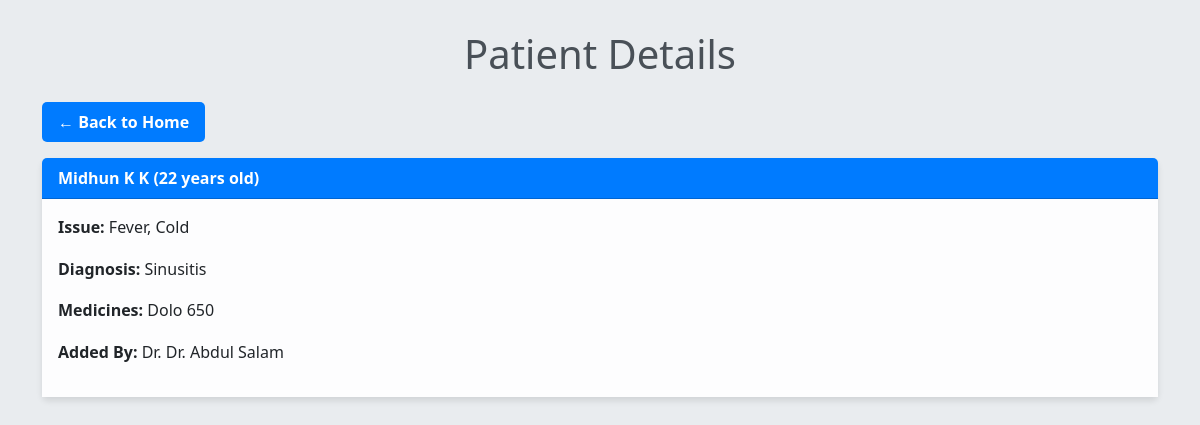
The app's page /doctor/patients/ with its own data.
### doctorapp/models.py (models this page shows, shortened)
class PatientDetails(models.Model):
    patient_name = models.CharField(max_length=255)
    age = models.PositiveIntegerField()
    issue = models.TextField()
    diagnosis = models.TextField()
    medicines = models.TextField()
    added_by = models.ForeignKey('adminapp.Doctor', on_delete=models.CASCADE)  # Reference to the logged-in doctor

### adminapp/models.py (models this page shows)
class Doctor(models.Model):
    name = models.CharField(max_length=100)
    email = models.EmailField(unique=True)
    phone_number = models.CharField(max_length=15)
    specialization = models.CharField(max_length=100)
    profile_image = models.ImageField(upload_to='doctor_images/', null=True, blank=True)
    password = models.CharField(max_length=128)  # Use 128 for compatibility with hashed passwords
    def __str__(self):
        return self.name

### doctorapp/views.py (the view)
# urls.py: path('patients/', views.patient_list_view, name='patient_list'),
def patient_list_view(request):
    patients = PatientDetails.objects.all()
    return render(request, 'doctor/patient_list.html', {'patients': patients})

### templates/doctor/patient_list.html (shortened to what this page needs)
<!DOCTYPE html>
<html lang="en">
<head>
    <link rel="stylesheet" href="https://cdnjs.cloudflare.com/ajax/libs/bootstrap/5.3.0/css/bootstrap.min.css">
</head>
<body>
    <div class="container">
        <h1 class="text-center mb-4">Patient Details</h1>
        <a href="{% url 'doctorview' %}" class="back-button mb-3 d-inline-block">&larr; Back to Home</a>
        {% for patient in patients %}
        <div class="card">
            <div class="card-header">
                {{ patient.patient_name }} ({{ patient.age }} years old)
            </div>
            <div class="card-body">
                <p><strong>Issue:</strong> {{ patient.issue }}</p>
                <p><strong>Diagnosis:</strong> {{ patient.diagnosis }}</p>
                <p><strong>Medicines:</strong> {{ patient.medicines }}</p>
                <p><strong>Added By:</strong> Dr. {{ patient.added_by }}</p>
            </div>
        </div>
        {% empty %}
        <p class="text-center">No patient details available.</p>
        {% endfor %}
    </div>
</body>
</html>

### templates/doctor/patient_list.html (style rules this page uses)
body { background-color: #e9ecef; font-family: 'Segoe UI', Tahoma, Geneva, Verdana, sans-serif; }
.container { margin-top: 30px; }
.card { margin-bottom: 20px; box-shadow: 0 4px 6px rgba(0, 0, 0, 0.1); border: none; }
.card-header { background-color: #007bff; color: white; font-weight: bold; }
.card-body { background-color: #fdfdfe; line-height: 1.6; }
.back-button { background-color: #007bff; color: white; text-decoration: none; border-radius: 5px; padding: 8px 16px; font-weight: bold; }
.text-center { color: #495057; }

### records on screen
PatientDetails: patient_name "Midhun K K", age "22", issue "Fever, Cold", diagnosis "Sinusitis", medicines "Dolo 650", added_by "Dr. Abdul Salam"
